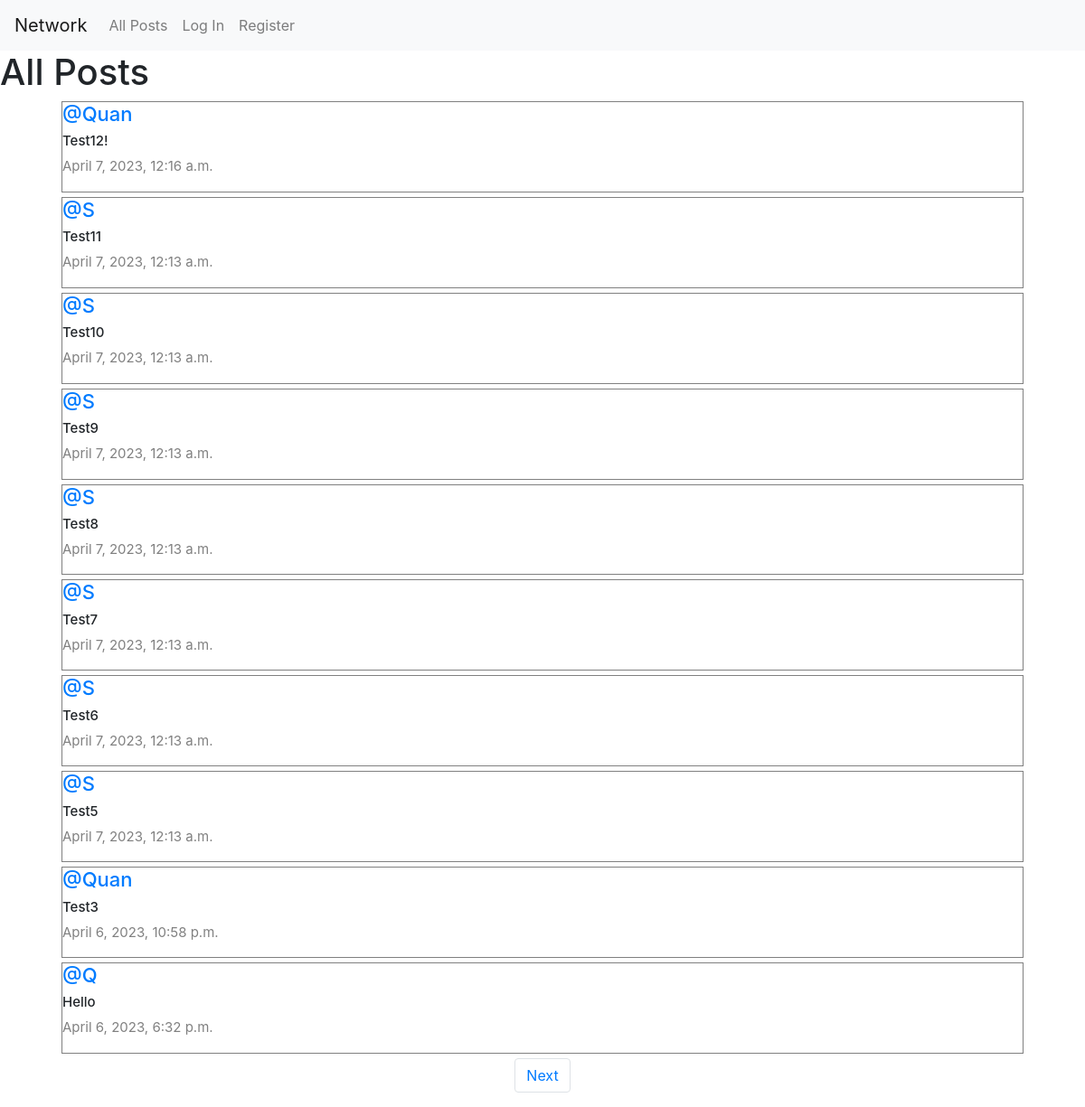
Before: / with the older database file.
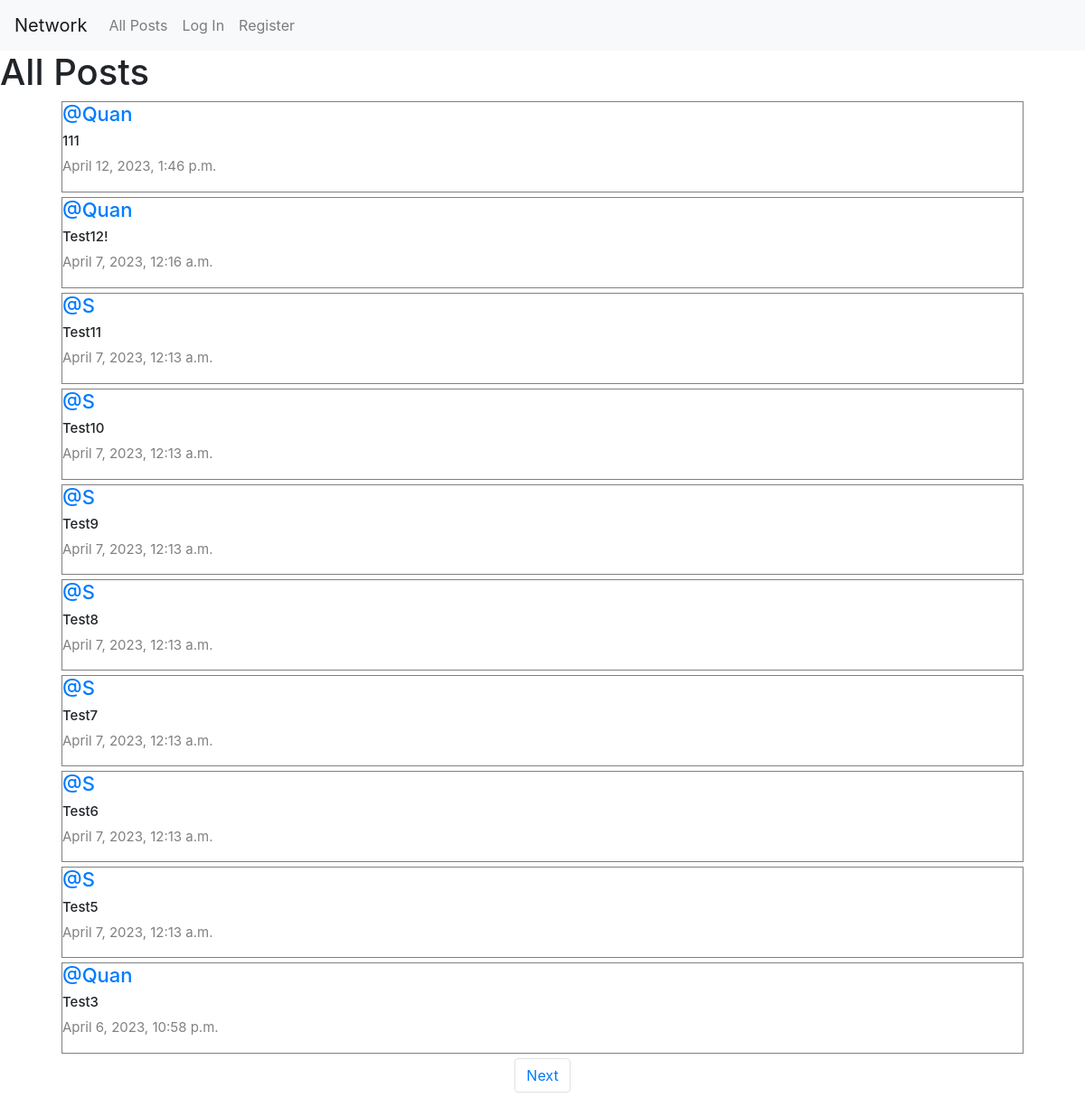
After: the same page with the newer database file.
### network/models.py (models this page shows, shortened)
class Post(models.Model):
    content = models.CharField(max_length=140)
    user = models.ForeignKey(User, on_delete=models.CASCADE, related_name="author")
    date = models.DateTimeField(auto_now_add=True)

class User(AbstractUser):
    pass

### network/views.py (the view)
# urls.py: path("", views.index, name="index"),
def index(request):
    all_posts = Post.objects.all().order_by("-id")
    paginator = Paginator(all_posts, 10)
    page_number = request.GET.get('page')
    posts_of_the_page = paginator.get_page(page_number)
    all_likes = Like.objects.all()
    whoYouLiked = []
    try:
        for like in allLikes:
            if like.user.id == request.user.id:
                whoYouLiked.append(like.post.id)
    except:
        whoYouLiked = []
    return render(request, "network/index.html", {
        "all_posts": all_posts,
        "posts_of_the_page": posts_of_the_page,
        "who_you_liked": whoYouLiked
    })

### network/templates/network/index.html (shortened to what this page needs)
{% extends "network/layout.html" %}
{% block body %}
    <h1>All Posts</h1>
    <div class="all-posts mx-5">
        {% for post in posts_of_the_page %}
            <div class="row post">
                <h5 class="username">
                    <a href="{% url 'profile' user_id=post.user.id %}">
                        @{{ post.user }}
                    </a>
                </h5>
                <h6 class="content" id="content_{{ post.id }}">{{ post.content }}</h6>
                <p class="date">{{ post.date }}</p>
            </div>
        {% endfor %}
    </div>
    <nav aria-label="Page navigation example">
        <ul class="pagination d-flex  justify-content-center">
            {% if posts_of_the_page.has_next %}
                <li class="page-item"><a class="page-link" href="?page={{posts_of_the_page.next_page_number}}">Next</a></li>
            {% endif %}
        </ul>
    </nav>
{% endblock %}

Changed rows visible on the page:
no longer on this page (row unchanged): Post: user "Q", content "Hello", date "April 6, 2023, 6:32 p.m."
added Post: user "Quan", content "111", date "April 12, 2023, 1:46 p.m."
